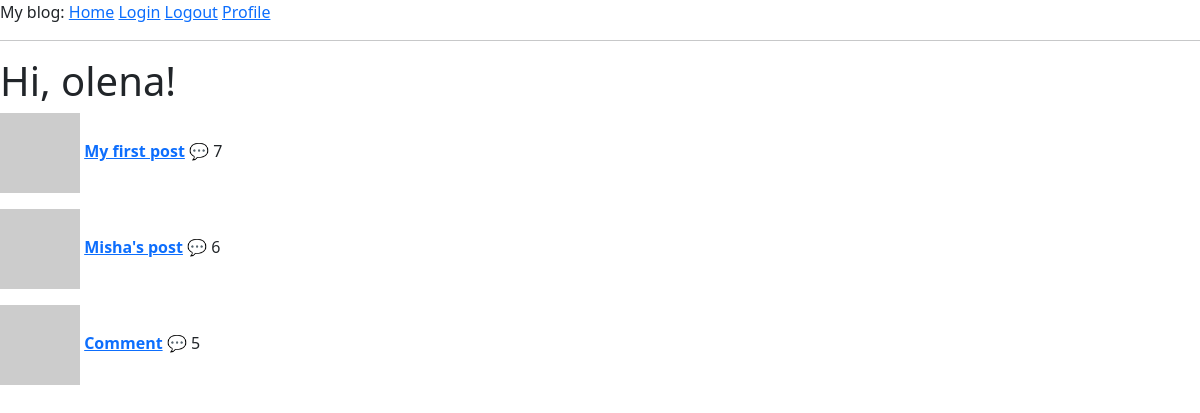
The app's page /home (signed in) with its own data.
### app/models/models.py (models this page shows, shortened)
class User(UserMixin, db.Model):
    __tablename__ = "user"
    id = db.Column(db.Integer, primary_key=True)
    username = db.Column(String(64), unique=True, nullable=False)
    email = db.Column(db.String(120), unique=True, nullable=False)
    isAdmin = db.Column(db.Boolean, nullable=False)
    password_hash = db.Column(String(256))
    profile_image = db.Column(String(256))
    info = db.Column(String(256))
    posts = db.relationship('Post', back_populates='user', cascade='all, delete-orphan')
    comments = db.relationship('Comment', back_populates='user', cascade='all, delete-orphan')
    @login.user_loader
    def load_user(id):
        return db.session.get(User, int(id))
    def get_avatar(self, size):
        digest = md5(self.email.lower().encode('utf-8')).hexdigest()
        self.profile_image = f'https://www.gravatar.com/avatar/{digest}?d=identicon&s={size}'
        return self.profile_image

class Post(db.Model):
    __tablename__ = "post"
    id = db.Column(db.Integer, primary_key=True)
    body = db.Column(String(2500))
    timestamp = db.Column(DateTime, default=func.now())
    user_id = db.Column(db.Integer, db.ForeignKey('user.id'), nullable=False)
    user = db.relationship('User', back_populates='posts')
    comments = db.relationship('Comment', back_populates='post', cascade='all, delete-orphan')
    def get_comments_length(self):
        commments = Comment.query.filter_by(post_id=self.id).all()
        return len(commments)

### app/routes/routes.py (the view)
@app.route('/')
@app.route('/home')
@login_required
def index():
    posts = Post.query.all()
    return render_template("index.html", title='Home Page', posts=posts)

### app/templates/index.html (shortened to what this page needs)
{% extends "base.html" %}
    {% block content %}
    <h1>Hi, {{current_user.username }}!</h1>
    {% if posts %}
    {% for post in posts %}
    <div>
        <p>
            <img src="{{ post.user.get_avatar(20) }}"/>
            <a href="{{url_for('post', id=post.id)}}"><b>{{ post.body }}</b></a>
           💬 {{post.get_comments_length()}}
        </p>
    </div>
    {% endfor %}
    {% else %}
    <h4>Be the first to create a post</h4>
    {% endif %}
{% endblock %}

### records on screen
User: username "olena"
Post: body "My first post", get_comments_length "7"
Post: body "Misha's post", get_comments_length "6"
Post: body "Comment", get_comments_length "5"
